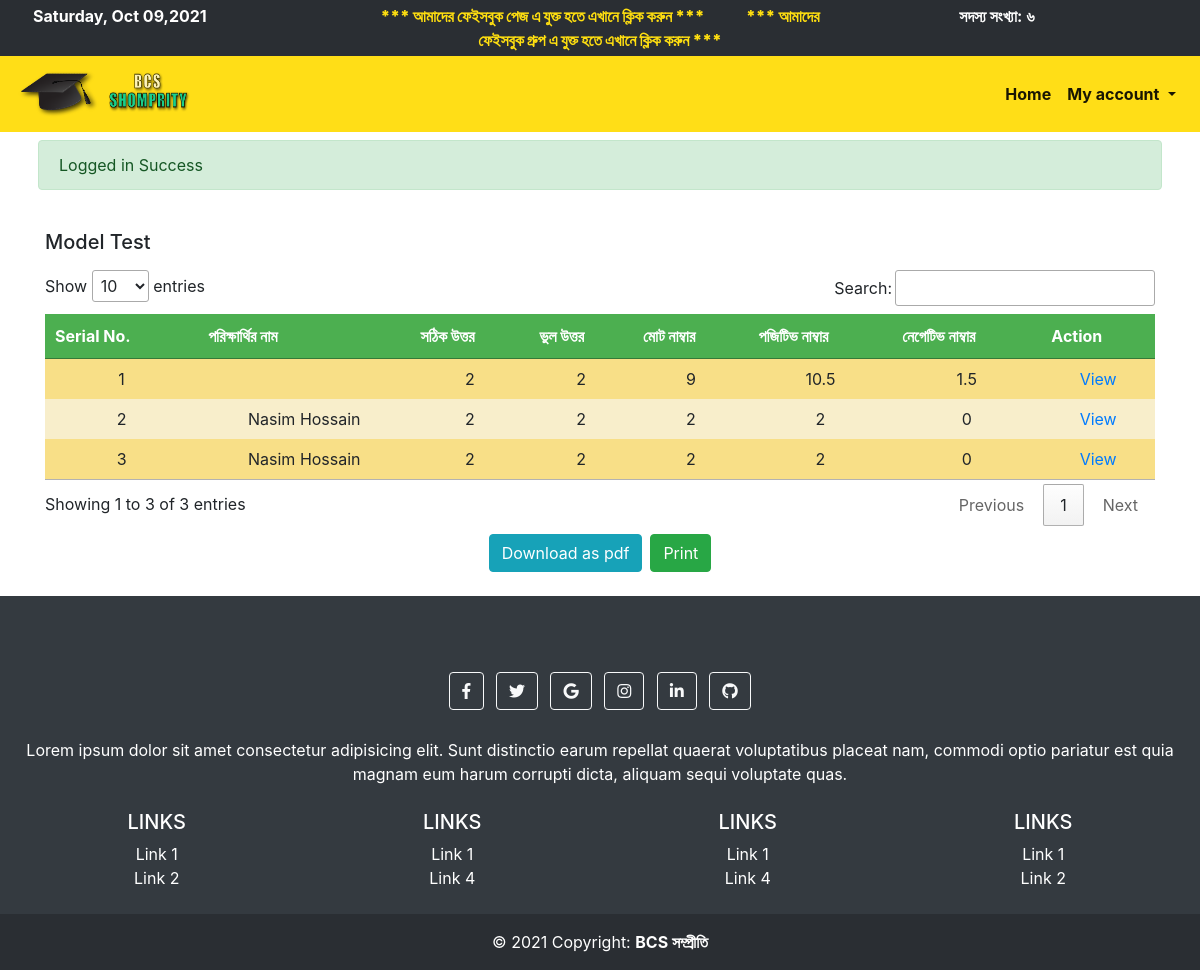
Screenshot of /admin/participated_people.php?id=16 (signed in) with the database file from the repository.
### tables this page shows
CREATE TABLE `model_test` (
  `id` int(11) NOT NULL,
  `user_id` int(11) NOT NULL,
  `model_test_name` varchar(100) NOT NULL,
  `model_test_examiner_name` varchar(100) NOT NULL,
  `positive_mark` float NOT NULL,
  `negative_mark` float NOT NULL,
  `model_test_date` varchar(100) NOT NULL,
  `duration` int(11) NOT NULL,
  `model_set` varchar(100) DEFAULT NULL,
  `course_id` int(11) DEFAULT NULL,
  `payment` int(11) DEFAULT NULL,
  `pinned` int(11) DEFAULT NULL,
  `secure_pin` varchar(100) DEFAULT NULL,
  `image_name` varchar(100) DEFAULT NULL,
  `image_type` varchar(100) DEFAULT NULL,
  `participants` int(11) DEFAULT NULL,
  `finished` int(11) DEFAULT NULL,
  `total_questions` int(11) DEFAULT NULL,
  `created_at` timestamp NULL DEFAULT current_timestamp(),
  `banner_payment_amount` varchar(100) DEFAULT NULL,
  `banner_medium` varchar(100) DEFAULT NULL,
  `banner_action` tinyint(1) NOT NULL DEFAULT 0,
  `banner_payment_number` varchar(100) DEFAULT NULL
);

CREATE TABLE `question_answer` (
  `id` bigint(20) NOT NULL,
  `user_id` bigint(20) NOT NULL,
  `model_test_id` bigint(20) NOT NULL,
  `skipped` float NOT NULL DEFAULT 0,
  `correct_answer` float NOT NULL DEFAULT 0,
  `wrong_answer` float NOT NULL DEFAULT 0,
  `total_mark` float NOT NULL DEFAULT 0,
  `positive_mark` float NOT NULL DEFAULT 0,
  `negative_mark` float NOT NULL DEFAULT 0,
  `all_answer` varchar(1000) NOT NULL DEFAULT '0',
  `created_at` timestamp NOT NULL DEFAULT current_timestamp()
);

CREATE TABLE `user` (
  `id` int(255) NOT NULL,
  `name` varchar(250) NOT NULL,
  `phone` varchar(100) NOT NULL,
  `email` varchar(100) NOT NULL,
  `institute` varchar(100) NOT NULL,
  `password` varchar(100) NOT NULL,
  `registrationtime` timestamp NOT NULL DEFAULT current_timestamp(),
  `remaining_courses` int(11) DEFAULT NULL,
  `subscribed_courses` varchar(1000) DEFAULT NULL,
  `type` varchar(255) NOT NULL DEFAULT 'user',
  `validation_code` varchar(255) DEFAULT NULL
);

### link/dbname.php (called while the page is built, shortened)
<?php
$USER = 'user';
$MODEL_TEST = 'model_test';
$QUESTION_ANSWER = 'question_answer';

### admin/participated_people.php (the view, shortened to what this page needs)
<?php include 'toplayout.php';
if(isset($_GET['id'])){
    $model_test_id  = $_GET['id'];
}
$model_test_name = returnSingleValue($MODEL_TEST,"model_test_name",'id', $model_test_id);
$user_data =  all_by_SPECIFIC_ID_DESC($QUESTION_ANSWER,'model_test_id',$model_test_id);
?>
<div class="container">
     <p>
    <h5><?php echo $model_test_name ; ?></h5>
    </p>
<table class="category_table" text-align="center" id="table_id">
    <thead>
    <tr>
      <th>Serial No.</th>
      <th> পরিক্ষার্থির নাম </th>
      <th>সঠিক উত্তর</th>
      <th>ভুল উত্তর</th>
      <th>মোট নাম্বার</th>
      <th>পজিটিভ নাম্বার</th>
      <th>নেগেটিভ নাম্বার</th>
      <th class="d-print-none">Action</th>
    </tr>
    </thead>
  <?php
   $index = 1;
  foreach ($user_data as $row) { ?>
      <tr>
          <td><?php echo  $index; ?></td>
          <td> <?php echo  returnSingleValue($USER,"name",'id', $row['user_id']); ?></td>
          <td><?php echo $row['correct_answer']; ?></td>
          <td><?php echo $row['wrong_answer']; ?></td>
          <td><?php echo $row['total_mark']; ?></td>
          <td><?php echo $row['positive_mark']; ?></td>
          <td><?php echo $row['negative_mark']; ?></td>
          <td class="d-print-none"><a href="result.php?id=<?php echo $model_test_id; ?>&uid=<?php echo $row['user_id'] ?>">View</a></td>
      </tr>
    <?php $index= $index+1; }?>
  </table>
</div>
<div class="container hide pt-2">
<div class="d-flex justify-content-center">
        <form action="download_participated_people" method="post">
        <input class="btn btn-info  d-print-none" type="submit"name="downloaod_participate_people" value="Download as pdf"></input>
        </form>
        <button class="btn btn-success d-print-none ml-2" onclick="print_result()">Print</button>
    </div>
</div>
<br>
<div class="d-print-none">
<?php include 'bottomlayout.php'; ?>

### rows the page displays
model_test: model_test_name "Model Test"
question_answer: correct_answer "2", wrong_answer "2", total_mark "9", positive_mark "10.5", negative_mark "1.5"
question_answer: user.name "Nasim Hossain", correct_answer "2", wrong_answer "2", total_mark "2", positive_mark "2", negative_mark "0"
question_answer: user.name "Nasim Hossain", correct_answer "2", wrong_answer "2", total_mark "2", positive_mark "2", negative_mark "0"

### other values shown
englishToBangla($totalmember) "৬"
$_SESSION['message'] "Logged in Success"
